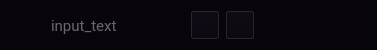
        <widget class="QFrame" name="header">
         <property name="minimumSize">
          <size>
           <width>0</width>
           <height>0</height>
          </size>
         </property>
         <property name="maximumSize">
          <size>
           <width>16777215</width>
           <height>50</height>
          </size>
         </property>
         <property name="styleSheet">
          <string notr="true">background-color:rgb(9,5,13);</string>
         </property>
         <property name="frameShape">
          <enum>QFrame::StyledPanel</enum>
         </property>
         <property name="frameShadow">
          <enum>QFrame::Raised</enum>
         </property>
         <layout class="QHBoxLayout" name="horizontalLayout_3">
          <property name="spacing">
           <number>0</number>
          </property>
          <property name="leftMargin">
           <number>0</number>
          </property>
          <property name="topMargin">
           <number>0</number>
          </property>
          <property name="rightMargin">
           <number>0</number>
          </property>
          <property name="bottomMargin">
           <number>0</number>
          </property>
          <item>
           <widget class="QFrame" name="download_frame">
            <property name="frameShape">
             <enum>QFrame::StyledPanel</enum>
            </property>
            <property name="frameShadow">
             <enum>QFrame::Raised</enum>
            </property>
            <layout class="QHBoxLayout" name="horizontalLayout_6">
             <property name="spacing">
              <number>0</number>
             </property>
             <property name="leftMargin">
              <number>0</number>
             </property>
             <property name="topMargin">
              <number>0</number>
             </property>
             <property name="rightMargin">
              <number>0</number>
             </property>
             <property name="bottomMargin">
              <number>0</number>
             </property>
             <item>
              <widget class="QFrame" name="search_bar_frame">
               <property name="frameShape">
                <enum>QFrame::StyledPanel</enum>
               </property>
               <property name="frameShadow">
                <enum>QFrame::Raised</enum>
               </property>
               <layout class="QHBoxLayout" name="horizontalLayout_8">
                <property name="spacing">
                 <number>5</number>
                </property>
                <property name="leftMargin">
                 <number>10</number>
                </property>
                <property name="topMargin">
                 <number>5</number>
                </property>
                <property name="rightMargin">
                 <number>10</number>
                </property>
                <property name="bottomMargin">
                 <number>2</number>
                </property>
                <item>
                 <widget class="QPushButton" name="hide_cidebar">
                  <property name="minimumSize">
                   <size>
                    <width>30</width>
                    <height>30</height>
                   </size>
                  </property>
                  <property name="maximumSize">
                   <size>
                    <width>30</width>
                    <height>30</height>
                   </size>
                  </property>
                  <property name="baseSize">
                   <size>
                    <width>30</width>
                    <height>30</height>
                   </size>
                  </property>
                  <property name="text">
                   <string/>
                  </property>
                  <property name="icon">
                   <iconset resource="QT_resources.qrc">
                    <normaloff>:/Resources/Icons/side_menu.svg</normaloff>:/Resources/Icons/side_menu.svg</iconset>
                  </property>
                  <property name="iconSize">
                   <size>
                    <width>30</width>
                    <height>30</height>
                   </size>
                  </property>
                  <property name="flat">
                   <bool>true</bool>
                  </property>
                 </widget>
                </item>
                <item>
                 <widget class="QLineEdit" name="lin_textbox">
                  <property name="palette">
                   <palette>
                    <active>
                     <colorrole role="Button">
                      <brush brushstyle="SolidPattern">
                       <color alpha="255">
                        <red>9</red>
                        <green>5</green>
                        <blue>13</blue>
                       </color>
                      </brush>
                     </colorrole>
                     <colorrole role="Text">
                      <brush brushstyle="SolidPattern">
                       <color alpha="255">
                        <red>106</red>
                        <green>106</green>
                        <blue>106</blue>
                       </color>
                      </brush>
                     </colorrole>
                     <colorrole role="Base">
                      <brush brushstyle="SolidPattern">
                       <color alpha="255">
                        <red>9</red>
                        <green>5</green>
                        <blue>13</blue>
                       </color>
                      </brush>
                     </colorrole>
                     <colorrole role="Window">
                      <brush brushstyle="SolidPattern">
                       <color alpha="255">
                        <red>9</red>
                        <green>5</green>
                        <blue>13</blue>
                       </color>
                      </brush>
                     </colorrole>
                    </active>
                    <inactive>
                     <colorrole role="Button">
                      <brush brushstyle="SolidPattern">
                       <color alpha="255">
                        <red>9</red>
                        <green>5</green>
                        <blue>13</blue>
                       </color>
                      </brush>
                     </colorrole>
                     <colorrole role="Text">
                      <brush brushstyle="SolidPattern">
                       <color alpha="255">
                        <red>106</red>
                        <green>106</green>
                        <blue>106</blue>
                       </color>
                      </brush>
                     </colorrole>
                     <colorrole role="Base">
                      <brush brushstyle="SolidPattern">
                       <color alpha="255">
                        <red>9</red>
                        <green>5</green>
                        <blue>13</blue>
                       </color>
                      </brush>
                     </colorrole>
                     <colorrole role="Window">
                      <brush brushstyle="SolidPattern">
                       <color alpha="255">
                        <red>9</red>
                        <green>5</green>
                        <blue>13</blue>
                       </color>
                      </brush>
                     </colorrole>
                    </inactive>
                    <disabled>
                     <colorrole role="Button">
                      <brush brushstyle="SolidPattern">
                       <color alpha="255">
                        <red>9</red>
                        <green>5</green>
                        <blue>13</blue>
                       </color>
                      </brush>
                     </colorrole>
                     <colorrole role="Text">
                      <brush brushstyle="SolidPattern">
                       <color alpha="255">
                        <red>120</red>
                        <green>120</green>
                        <blue>120</blue>
                       </color>
                      </brush>
                     </colorrole>
                     <colorrole role="Base">
                      <brush brushstyle="SolidPattern">
                       <color alpha="255">
                        <red>9</red>
                        <green>5</green>
                        <blue>13</blue>
                       </color>
                      </brush>
                     </colorrole>
                     <colorrole role="Window">
                      <brush brushstyle="SolidPattern">
                       <color alpha="255">
                        <red>9</red>
                        <green>5</green>
                        <blue>13</blue>
                       </color>
                      </brush>
                     </colorrole>
                    </disabled>
                   </palette>
                  </property>
                  <property name="font">
                   <font>
                    <family>Roboto</family>
                    <pointsize>11</pointsize>
                   </font>
                  </property>
                  <property name="styleSheet">
                   <string notr="true">border-bottom:3px solid rgb(255,255,255)</string>
                  </property>
                  <property name="inputMask">
                   <string/>
                  </property>
                  <property name="text">
                   <string>input_text</string>
                  </property>
                 </widget>
                </item>
               </layout>
              </widget>
             </item>
             <item>
              <widget class="QFrame" name="download_buttons">
               <property name="frameShape">
                <enum>QFrame::StyledPanel</enum>
               </property>
               <property name="frameShadow">
                <enum>QFrame::Raised</enum>
               </property>
               <layout class="QHBoxLayout" name="horizontalLayout_7" stretch="0,0">
                <property name="spacing">
                 <number>5</number>
                </property>
                <property name="leftMargin">
                 <number>5</number>
                </property>
                <property name="topMargin">
                 <number>5</number>
                </property>
                <property name="rightMargin">
                 <number>5</number>
                </property>
                <property name="bottomMargin">
                 <number>5</number>
                </property>
                <item>
                 <widget class="QPushButton" name="download_button">
                  <property name="minimumSize">
                   <size>
                    <width>30</width>
                    <height>30</height>
                   </size>
                  </property>
                  <property name="maximumSize">
                   <size>
                    <width>30</width>
                    <height>30</height>
                   </size>
                  </property>
                  <property name="baseSize">
                   <size>
                    <width>30</width>
                    <height>30</height>
                   </size>
                  </property>
                  <property name="text">
                   <string/>
                  </property>
                  <property name="icon">
                   <iconset resource="QT_resources.qrc">
                    <normaloff>:/Resources/Icons/download.svg</normaloff>:/Resources/Icons/download.svg</iconset>
                  </property>
                 </widget>
                </item>
                <item>
                 <widget class="QPushButton" name="search_button">
                  <property name="minimumSize">
                   <size>
                    <width>30</width>
                    <height>30</height>
                   </size>
                  </property>
                  <property name="maximumSize">
                   <size>
                    <width>30</width>
                    <height>30</height>
                   </size>
                  </property>
                  <property name="sizeIncrement">
                   <size>
                    <width>0</width>
                    <height>0</height>
                   </size>
                  </property>
                  <property name="baseSize">
                   <size>
                    <width>30</width>
                    <height>30</height>
                   </size>
                  </property>
                  <property name="text">
                   <string/>
                  </property>
                  <property name="icon">
                   <iconset resource="QT_resources.qrc">
                    <normaloff>:/Resources/Icons/search.svg</normaloff>:/Resources/Icons/search.svg</iconset>
                  </property>
                 </widget>
                </item>
               </layout>
              </widget>
             </item>
            </layout>
           </widget>
          </item>
          <item>
           <widget class="QFrame" name="later_there_will_be_logging_in">
            <property name="frameShape">
             <enum>QFrame::StyledPanel</enum>
            </property>
            <property name="frameShadow">
             <enum>QFrame::Raised</enum>
            </property>
           </widget>
          </item>
          <item>
           <widget class="QFrame" name="header_window_buttons">
            <property name="frameShape">
             <enum>QFrame::StyledPanel</enum>
            </property>
            <property name="frameShadow">
             <enum>QFrame::Raised</enum>
            </property>
            <layout class="QHBoxLayout" name="horizontalLayout_5">
             <property name="leftMargin">
              <number>5</number>
             </property>
             <property name="topMargin">
              <number>5</number>
             </property>
             <property name="rightMargin">
              <number>5</number>
             </property>
             <property name="bottomMargin">
              <number>5</number>
             </property>
             <item>
              <widget class="QPushButton" name="hide_button">
               <property name="sizePolicy">
                <sizepolicy hsizetype="Minimum" vsizetype="Fixed">
                 <horstretch>0</horstretch>
                 <verstretch>0</verstretch>
                </sizepolicy>
               </property>
               <property name="minimumSize">
                <size>
                 <width>30</width>
                 <height>30</height>
                </size>
               </property>
               <property name="maximumSize">
                <size>
                 <width>30</width>
                 <height>30</height>
                </size>
               </property>
               <property name="baseSize">
                <size>
                 <width>30</width>
                 <height>30</height>
                </size>
               </property>
               <property name="text">
                <string/>
               </property>
               <property name="icon">
                <iconset resource="QT_resources.qrc">
                 <normaloff>:/Resources/Icons/roll_down.svg</normaloff>:/Resources/Icons/roll_down.svg</iconset>
               </property>
               <property name="iconSize">
                <size>
                 <width>20</width>
                 <height>20</height>
                </size>
               </property>
               <property name="flat">
                <bool>true</bool>
               </property>
              </widget>
             </item>
             <item>
              <widget class="QPushButton" name="stretch_button">
               <property name="minimumSize">
                <size>
                 <width>30</width>
                 <height>30</height>
                </size>
               </property>
               <property name="maximumSize">
                <size>
                 <width>30</width>
                 <height>30</height>
                </size>
               </property>
               <property name="baseSize">
                <size>
                 <width>30</width>
                 <height>30</height>
                </size>
               </property>
               <property name="text">
                <string/>
               </property>
               <property name="icon">
                <iconset resource="QT_resources.qrc">
                 <normaloff>:/Resources/Icons/expand.svg</normaloff>:/Resources/Icons/expand.svg</iconset>
               </property>
               <property name="iconSize">
                <size>
                 <width>20</width>
                 <height>20</height>
                </size>
               </property>
               <property name="flat">
                <bool>true</bool>
               </property>
              </widget>
             </item>
             <item>
              <widget class="QPushButton" name="close_button">
               <property name="minimumSize">
                <size>
                 <width>30</width>
                 <height>30</height>
                </size>
               </property>
               <property name="maximumSize">
                <size>
                 <width>30</width>
                 <height>30</height>
                </size>
               </property>
               <property name="baseSize">
                <size>
                 <width>30</width>
                 <height>30</height>
                </size>
               </property>
               <property name="text">
                <string/>
               </property>
               <property name="icon">
                <iconset resource="QT_resources.qrc">
                 <normaloff>:/Resources/Icons/close.svg</normaloff>:/Resources/Icons/close.svg</iconset>
               </property>
               <property name="iconSize">
                <size>
                 <width>20</width>
                 <height>20</height>
                </size>
               </property>
               <property name="default">
                <bool>false</bool>
               </property>
               <property name="flat">
                <bool>true</bool>
               </property>
              </widget>
             </item>
            </layout>
           </widget>
          </item>
         </layout>
        </widget>
